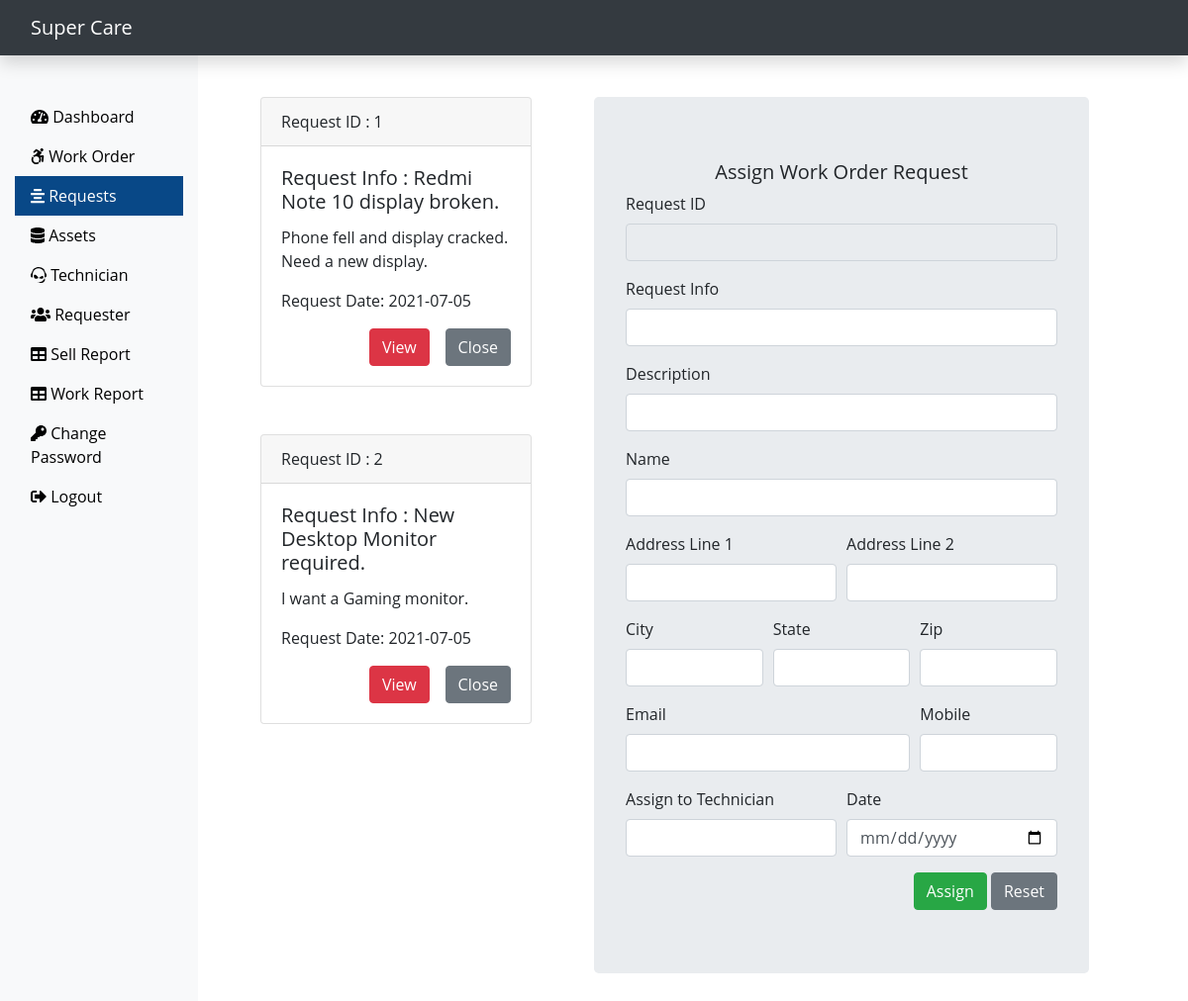
/Admin/request.php (signed in), run on the app's committed database.
### tables this page shows
CREATE TABLE `submitrequest_tb` (
  `request_id` int(11) NOT NULL,
  `request_info` text NOT NULL,
  `request_desc` text NOT NULL,
  `requester_name` varchar(60) NOT NULL,
  `requester_add1` text NOT NULL,
  `requester_add2` text NOT NULL,
  `requester_city` varchar(60) NOT NULL,
  `requester_state` varchar(60) NOT NULL,
  `requester_zip` int(11) NOT NULL,
  `requester_email` varchar(60) NOT NULL,
  `requester_mobile` bigint(11) NOT NULL,
  `request_date` date NOT NULL
);

### Admin/request.php (the view, shortened to what this page needs)
<?php
include('includes/header.php');
include('../dbConnection.php');
?>
<div class="col-sm-4 mb-5">
  <?php
  $sql = "SELECT request_id, request_info, request_desc, request_date FROM submitrequest_tb";
  $result = $conn->query($sql);
  if ($result->num_rows > 0) {
    while ($row = $result->fetch_assoc()) {
      echo '<div class="card mt-5 mx-5">';
      echo '<div class="card-header">';
      echo 'Request ID : ' . $row['request_id'];
      echo '</div>';
      echo '<div class="card-body">';
      echo '<h5 class="card-title">Request Info : ' . $row['request_info'] . '</h5>';
      echo '<p class="card-text">' . $row['request_desc'] . '</p>';
      echo '<p class="card-text">Request Date: ' . $row['request_date'] . '</p>';
      echo '<div class="float-right">';
      echo '<form action="" method="POST"> <input type="hidden" name="id" value=' . $row["request_id"] . '><input type="submit" class="btn btn-danger mr-3" name="view" value="View"><input type="submit" class="btn btn-secondary" name="close" value="Close"></form>';
      echo '</div>';
      echo '</div>';
      echo '</div>';
    }
  }
  ?>
</div>
<?php
include('assignworkform.php');
include('includes/footer.php');
?>

### css/custom.css (style rules this page uses)
body { font-family: 'Open Sans', sans-serif; }

### data on the page
submitrequest_tb: request_id "1", request_info "Redmi Note 10 display broken.", request_desc "Phone fell and display cracked. Need a new display.", request_date "2021-07-05"
submitrequest_tb: request_id "2", request_info "New Desktop Monitor required.", request_desc "I want a Gaming monitor.", request_date "2021-07-05"
